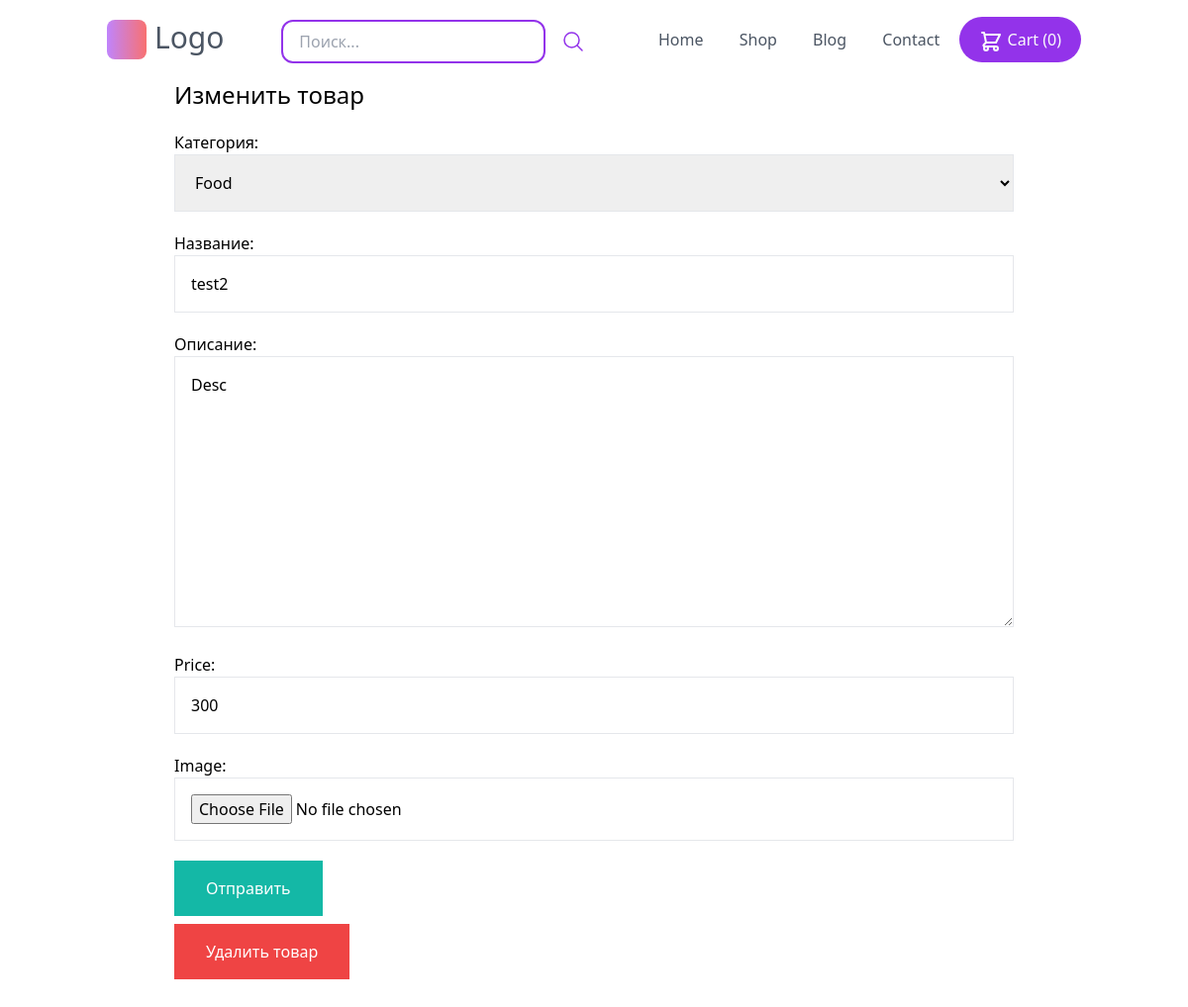
Screenshot of /my-store/edit-product/5/ (signed in) with the database file from the repository.
### store/models.py (models this page shows, shortened)
class Product(models.Model):
    DRAFT = 'Черновик'
    WAITING_APPROVAL = 'Ожидает подтверждения'
    ACTIVE = 'Активный'
    DELETED = 'Удалён'
    STATUS_CHOICES = (
        (DRAFT, 'Черновик'),
        (WAITING_APPROVAL, 'Ожидает подтверждения'),
        (ACTIVE, 'Активный'),
        (DELETED, 'Удалён'),
    )
    user = models.ForeignKey(
        User, related_name='products', on_delete=models.CASCADE, verbose_name='Пользователь')
    category = models.ForeignKey(
        Category, related_name='products', on_delete=models.CASCADE, verbose_name='Категория')
    title = models.CharField(max_length=50, verbose_name='Название')
    slug = models.SlugField(max_length=50, verbose_name='Слаг')
    description = models.TextField(blank=True, verbose_name='Описание')
    price = models.IntegerField()
    created_at = models.DateTimeField(auto_now_add=True)
    updated_at = models.DateTimeField(auto_now=True)
    image = models.ImageField(upload_to='uploads/product_images', blank=True, null=True)
    thumbnail = models.ImageField(upload_to='uploads/product_images/thumbnail', blank=True, null=True)
    status = models.CharField(
        max_length=50, verbose_name='Статус', choices=STATUS_CHOICES, default=ACTIVE)
    class Meta:
        verbose_name = 'Товар'
        verbose_name_plural = 'Товары'
        ordering = ('-created_at',)

class Category(models.Model):
    title = models.CharField(max_length=50, verbose_name='Название')
    slug = models.SlugField(max_length=50, verbose_name='Слаг')
    class Meta:
        verbose_name = 'Категория(ю)'
        verbose_name_plural = 'Категории'
    def __str__(self):
        return self.title

### userprofile/views.py (the view)
# urls.py: path('my-store/edit-product/<int:pk>/', views.edit_product, name='edit_product'),
@login_required
def edit_product(request, pk):
    product = Product.objects.filter(user=request.user).get(pk=pk)
    if request.method == 'POST':
        form = ProductForm(request.POST, request.FILES, instance=product)
        if form.is_valid():
            form.save()
            messages.success(request, 'Товар успешно изменён!')
            return redirect('my_store')
    else:
        form = ProductForm(instance=product)
    return render(request, 'userprofile/product_form.html', {
        'title': 'Изменить товар',
        'product': product,
        'form': form
    })

### store/forms.py
class ProductForm(forms.ModelForm):
    class Meta:
        model = Product
        fields = ('category', 'title', 'description', 'price', 'image',)
        widgets = {
            'category': forms.Select(attrs={
                'class': 'w-full p-4 border border-gray-200'
            }),
            'title': forms.TextInput(attrs={
                'class': 'w-full p-4 border border-gray-200'
            }),
             'description': forms.Textarea(attrs={
                'class': 'w-full p-4 border border-gray-200'
             }),
             'price': forms.TextInput(attrs={
                'class': 'w-full p-4 border border-gray-200'
             }),
             'image': forms.FileInput(attrs={
                'class': 'w-full p-4 border border-gray-200'
             }),
        }

### store/cart.py (called while the page is built)
    def __len__(self):
        return sum(item['quantity'] for item in self.cart.values())

### store/context_processors.py (called while the page is built)
def cart(request):
    return {'cart': Cart(request)}

### userprofile/templates/userprofile/product_form.html (shortened to what this page needs)
{% extends 'core/base.html' %}
{% block content %}
<h1 class="text-2xl"> {{ title }} </h1>
<form method="POST" action='.' enctype="multipart/form-data" class='space-y-5'>
    {{ form.as_p }}
    <button class='py-4 px-8 bg-teal-500 text-white hover:bg-teal-800'>Отправить</button>
</form>
 {% if product %}
    <a href='{% url "delete_product" product.id %}' class='mt-2 inline-block py-4 px-8 bg-red-500 text-white'>Удалить товар</a>
 {% endif %}
{% endblock %}

### rows the page displays
Product: category "Food", description "Desc", price "300"
Category: title "test2"

### other values shown
{{ cart|length }} "0"
{{ title }} "Изменить товар"
